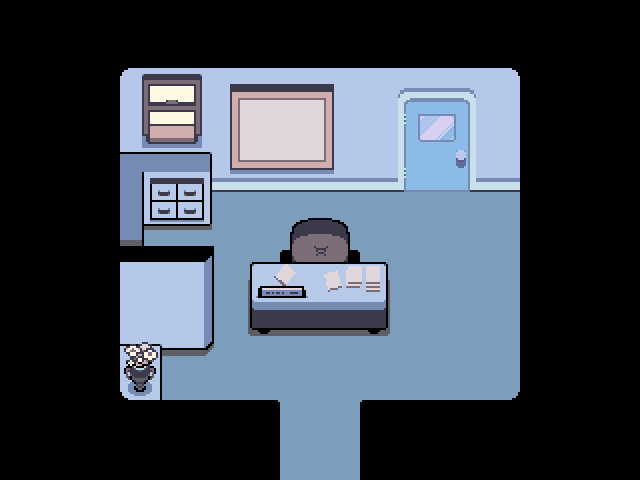

Tiled map render using the project's own tile images. Description and the whole map definition, tile-layer contents included, below:
An orthogonal 16x12 tile map with 40x40 px tiles, 1 tile layer (Tile Layer 1) and 22 objects (6x interactable, transition, fri4).

<map version="1.10" tiledversion="1.10.1" orientation="orthogonal" renderorder="right-down" width="16" height="12" tilewidth="40" tileheight="40" infinite="0" nextlayerid="5" nextobjectid="26">
 <editorsettings>
  <export target="police.lua" format="lua" />
 </editorsettings>
 <properties>
  <property name="light" type="bool" value="true" />
  <property name="music" value="frivatown" />
 </properties>
 <tileset firstgid="1" source="../../tilesets/frivatown/police.tsx" />
 <layer id="1" name="Tile Layer 1" width="16" height="12">
  <data encoding="csv">
1,2,3,4,5,6,7,8,9,10,11,12,13,14,15,16,
17,18,19,20,21,22,23,24,25,26,27,28,29,30,31,32,
33,34,35,36,37,38,39,40,41,42,43,44,45,46,47,48,
49,50,51,52,53,54,55,56,57,58,59,60,61,62,63,64,
65,66,67,68,69,70,71,72,73,74,75,76,77,78,79,80,
81,82,83,84,85,86,87,88,89,90,91,92,93,94,95,96,
97,98,99,100,101,102,103,104,105,106,107,108,109,110,111,112,
113,114,115,116,117,118,119,120,121,122,123,124,125,126,127,128,
129,130,131,132,133,134,135,136,137,138,139,140,141,142,143,144,
145,146,147,148,149,150,151,152,153,154,155,156,157,158,159,160,
161,162,163,164,165,166,167,168,169,170,171,172,173,174,175,176,
177,178,179,180,181,182,183,184,185,186,187,188,189,190,191,192
</data>
 </layer>
 <objectgroup id="2" name="collision">
  <object id="1" x="0" y="0" width="406" height="192" />
  <object id="2" x="468" y="0" width="172" height="192" />
  <object id="3" x="400" y="0" width="80" height="120" />
  <object id="5" x="0" y="160" width="120" height="320" />
  <object id="6" x="520" y="160" width="120" height="320" />
  <object id="7" x="360" y="400" width="160" height="80" />
  <object id="8" x="120" y="400" width="160" height="80" />
  <object id="9" x="120" y="166" width="24" height="80" />
  <object id="10" x="120" y="160" width="92" height="66" />
  <object id="11" x="120" y="246" width="94" height="104" />
  <object id="12" x="120" y="320" width="42" height="80" />
  <object id="13" x="250" y="262" width="138" height="72" />
  <object id="14" x="280" y="218" width="80" height="80" />
  <object id="22" x="400" y="160" width="80" height="32" />
 </objectgroup>
 <objectgroup id="3" name="objects">
  <object id="17" name="transition" x="280" y="465" width="80" height="15">
   <properties>
    <property name="map" value="deoxynn/frivatown_4" />
    <property name="marker" value="pol" />
   </properties>
  </object>
  <object id="18" name="interactable" x="250" y="262" width="138" height="72">
   <properties>
    <property name="text1" value="* There are a lot of papers on the desk." />
   </properties>
  </object>
  <object id="19" name="interactable" x="280" y="218" width="80" height="44">
   <properties>
    <property name="text1" value="* The chair doesn't seem comfortable." />
   </properties>
  </object>
  <object id="20" name="interactable" x="230" y="84" width="104" height="86">
   <properties>
    <property name="text1" value="* The board is empty." />
   </properties>
  </object>
  <object id="21" name="interactable" x="120" y="152" width="92" height="74">
   <properties>
    <property name="text1" value="* The drawers are all locked." />
   </properties>
  </object>
  <object id="23" name="interactable" x="406" y="160" width="62" height="32">
   <properties>
    <property name="cutscene" value="frivatown.police_door" />
    <property name="once" type="bool" value="false" />
   </properties>
  </object>
  <object id="24" name="interactable" x="120" y="350" width="42" height="50">
   <properties>
    <property name="text1" value="* The plastic flowers seem like they're somehow dying...?" />
   </properties>
  </object>
 </objectgroup>
 <objectgroup id="4" name="markers">
  <object id="15" name="fri4" x="320" y="440">
   <point />
  </object>
 </objectgroup>
</map>
